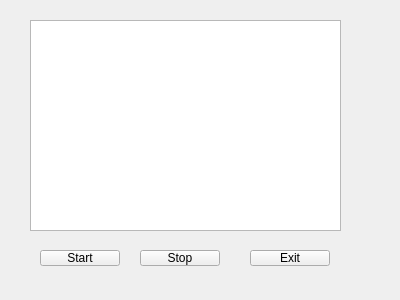
<?xml version="1.0" encoding="UTF-8"?>
<ui version="4.0">
 <class>configWindow</class>
 <widget class="QWidget" name="configWindow">
  <property name="geometry">
   <rect>
    <x>0</x>
    <y>0</y>
    <width>400</width>
    <height>300</height>
   </rect>
  </property>
  <property name="windowTitle">
   <string>Form</string>
  </property>
  <widget class="QPushButton" name="Start">
   <property name="geometry">
    <rect>
     <x>40</x>
     <y>250</y>
     <width>80</width>
     <height>16</height>
    </rect>
   </property>
   <property name="text">
    <string>Start</string>
   </property>
  </widget>
  <widget class="QPushButton" name="Stop">
   <property name="geometry">
    <rect>
     <x>140</x>
     <y>250</y>
     <width>80</width>
     <height>16</height>
    </rect>
   </property>
   <property name="text">
    <string>Stop</string>
   </property>
  </widget>
  <widget class="QPushButton" name="pushButton_3">
   <property name="geometry">
    <rect>
     <x>250</x>
     <y>250</y>
     <width>80</width>
     <height>16</height>
    </rect>
   </property>
   <property name="text">
    <string>Exit</string>
   </property>
  </widget>
  <widget class="QGraphicsView" name="graphicsView">
   <property name="geometry">
    <rect>
     <x>30</x>
     <y>20</y>
     <width>311</width>
     <height>211</height>
    </rect>
   </property>
  </widget>
 </widget>
 <resources/>
 <connections/>
</ui>
